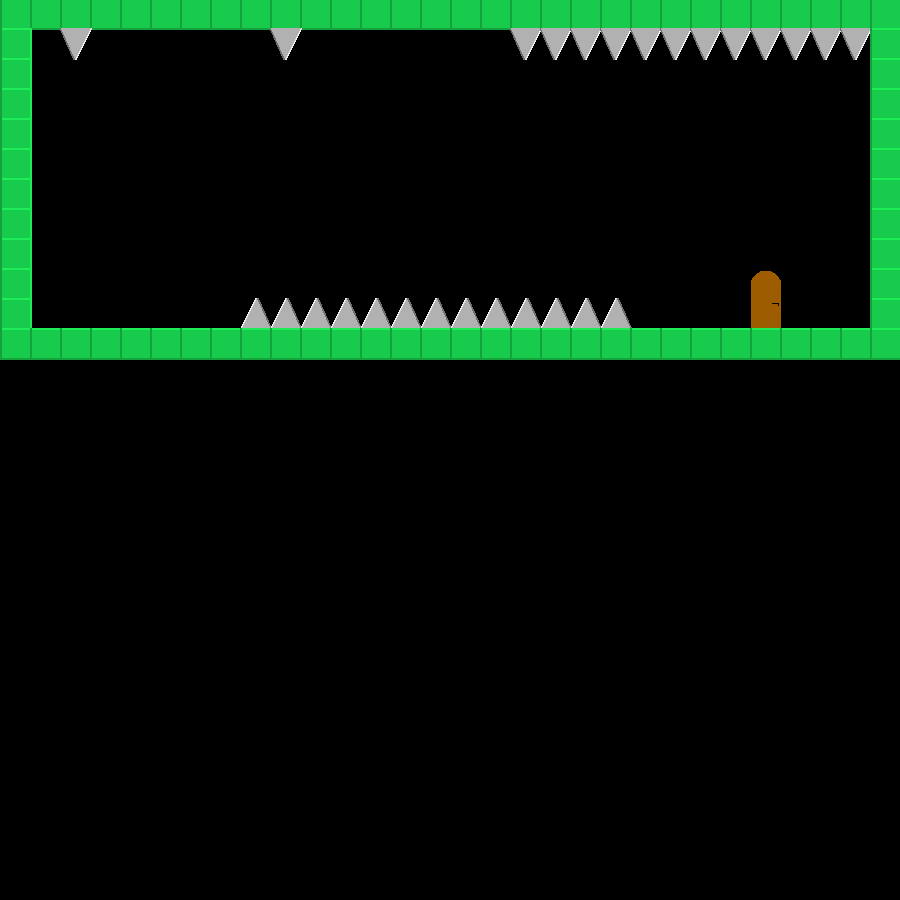

Below is a game level as drawn by its tile map, then a one-line description and the .tmx that defines it (tile-layer data replaced by summaries):
An orthogonal 30x30 tile map with 30x30 px tiles, 1 tile layer (Tile Layer 1), 3 tilesets.

<map version="1.0" orientation="orthogonal" renderorder="left-down" width="30" height="30" tilewidth="30" tileheight="30" nextobjectid="1">
 <properties>
  <property name="playerstart" value="3,7" />
  <property name="scrollable" value="1" />
  <property name="starttext" value="Upside down with a twist" />
  <property name="togglegravity" value="1" />
 </properties>
 <tileset firstgid="1" name="map" tilewidth="32" tileheight="32">
  <image source="../../assets/img/steelblock.png" width="32" height="32" />
 </tileset>
 <tileset firstgid="2" name="spikes" tilewidth="32" tileheight="32">
  <image source="../../assets/img/spikes.png" width="128" height="32" />
 </tileset>
 <tileset firstgid="6" name="Door" tilewidth="32" tileheight="32">
  <image source="../../assets/img/door.png" width="64" height="32" />
  <tile id="1">
   <properties>
    <property name="playerstart" value="3,7" />
   </properties>
  </tile>
 </tileset>
 <layer name="Tile Layer 1" width="30" height="30">
  <data>[900 cells, 109 non-empty, 5 distinct tile ids]</data>
 </layer>
</map>
